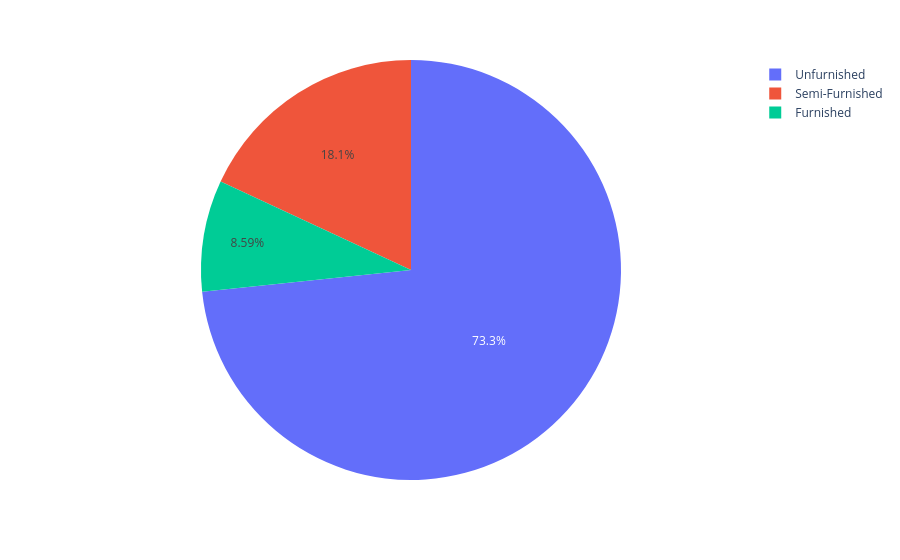

Notebook code cell kept with this figure:
### Code cell
#pie chart 
furnish_count = df["furnishing"].value_counts()
fig3 = px.pie(
    values=furnish_count.values,
    names=furnish_count.index,
)
fig3.show()

### Figure 1 — Plotly figure (JSON) as saved in the notebook; plotly's stock layout.template omitted (floating-point values rounded to 4 significant figures)
{"data": [{"domain": {"x": [0, 1], "y": [0, 1]}, "hovertemplate": "label=%{label}<br>value=%{value}<extra></extra>", "labels": ["Unfurnished", "Semi-Furnished", "Furnished"], "legendgroup": "", "name": "", "showlegend": true, "type": "pie", "values": [1307, 322, 153]}], "layout": {"legend": {"tracegroupgap": 0}, "margin": {"t": 60}}}
